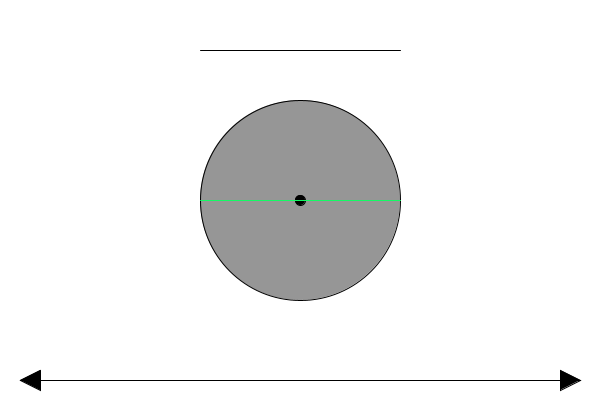
Frame 1 (no input)
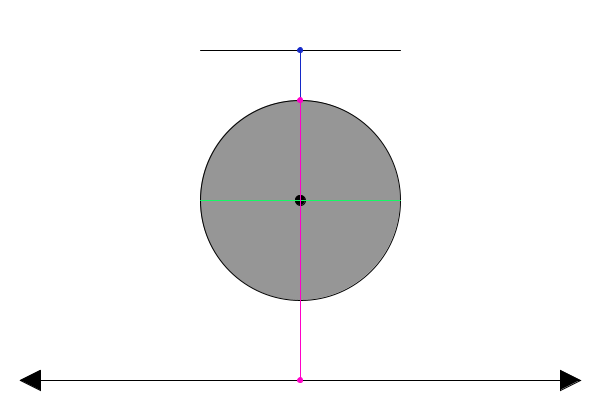
Frame 2 (the mouse pressed at the canvas centre, redrawn once)

The Processing sketch that drew these frames (run headless with seeded random() and noise(); the mouse was pressed at the canvas centre and the sketch redrawn once):

// Processing sketch: processing_51273
// ── processing_51273.pde

float rad;
float smallH, smallL,smallR;
boolean showable;

void setup(){
  size(600,400);
  rad = 100; //Size of top line
  smallH = height/2-rad-50;
  smallL = width/2-rad;
  smallR = width/2+rad;
  smooth();
  noLoop();
}

void draw(){
  background(255);
  
  fill(150);
  stroke(0);
  ellipse(width/2, height/2, 2*rad,2*rad); //Main Circle

  fill(0);
  ellipse(width/2, height/2, 10,10); //Center of Circle

  stroke(20,250,100);
  line(width/2-rad,height/2, width/2+rad, height/2); //Diameter of Circle
  
  stroke(0);
  line(smallL, smallH, smallR, smallH); //Top Line

  stroke(0);
  line(20, height - 20, width-20, height - 20); //Bottom Line
  triangle(20,height-20, 40,height-30, 40,height-10); //Left Arrow
  triangle(width-20,height-20, width-40,height-30, width-40,height-10); //Right Arrow

  if(mouseX<smallR && mouseX > smallL)
    {
      float dx = width/2 - mouseX;
      float dy = sqrt(rad*rad - dx*dx);
      float x = (height-20-height/2)/(dy/dx)+width/2;
      
      stroke(20,40,200);
      fill(20,40,200);
      line(mouseX,smallH,mouseX,height/2-dy); //Vertical Line to Circle
      ellipse(mouseX,smallH,5,5); //Point on Top Line
      

      stroke(255,0,200);
      fill(255,0,200);
      line(mouseX,height/2-dy,x,height-20); //Line though Circle

      ellipse(mouseX,height/2-dy,5,5); //Point on Circle
      ellipse(x,height-20,5,5); //Point on Bottom Line
    }
}

void mousePressed(){
  redraw();
}
